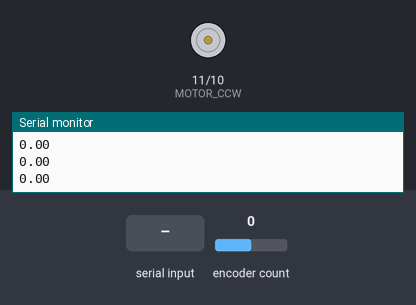
The sketch below on a simulated Arduino Uno, built with avr-gcc and run on an emulated ATmega328P. On the bench: motor-driver pin pairs drawn as motors (green arrow = first pin HIGH = forward, orange = second pin HIGH = backward, longer = more drive, scaled by the enable pin), the last lines printed to the serial monitor. Inputs (shaded band) come from the test bench; at power-on: encoder count 0.

Above: at 1.2 s.
1.3 s: encoder count set to 1
At 2.2 s:
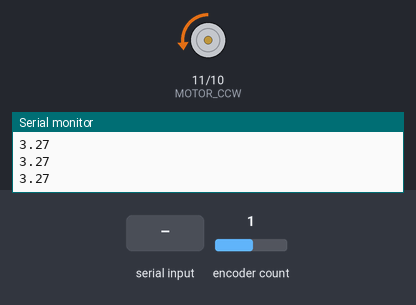
2.8 s: "5\n" received over Serial
At 3.7 s:
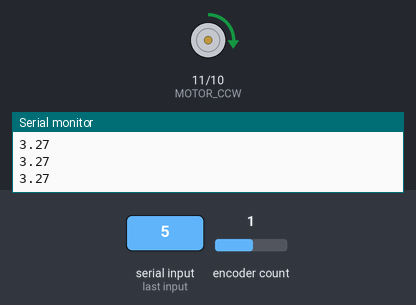
4.5 s: encoder count set to 5
At 5.9 s:
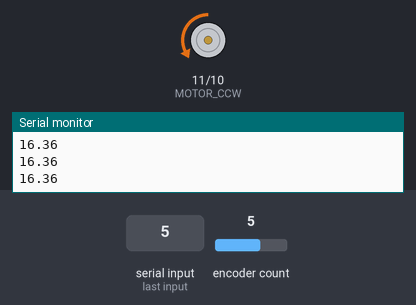
Timing chart, 0 to 7.5 s (numbered marks = the images above; inputs shaded):
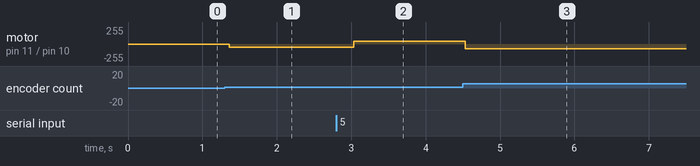

The sketch:

arduinoProj.ino
```cpp
#include <Encoder.h>
#include <PIDController.h>
#define ENCODER_A 2
#define ENCODER_B 3 // Encoder output to Arduino Interrupt pin ncoderPinB
#define MOTOR_CCW 11
#define MOTOR_CW 10
#define enA 9

int motor_pwm_value;
int encoder_count = 0; // stores the current encoder count
Encoder myEnc(ENCODER_B, ENCODER_A);
PIDController pid;
float deg= 0; //Stores the degree the motor will end up in

// Calculated values
float kp = 28;
float ki = 2;
float kd =  7;

/**functions***/
float tick_to_deg(long tick){
    return tick*360.0/440.0;
  }

// Move the motor forward
void forward(){
  digitalWrite(MOTOR_CW, HIGH);
  digitalWrite(MOTOR_CCW, LOW);
  }

// Move the motor backword
void reverse(){
  digitalWrite(MOTOR_CW, LOW);
  digitalWrite(MOTOR_CCW, HIGH);
  }


/**setup ****/
void setup() {
   Serial.begin(9600);
  pinMode(enA, OUTPUT);
  pinMode(MOTOR_CW, OUTPUT);
  pinMode(MOTOR_CCW, OUTPUT);


  // Set initial rotation direction
  forward();

  pid.begin(); // Initialize the PID controller
  pid.limit(-180, 180); // The PID output can be limited to values between -255 to 255
  pid.tune(kp,ki,kd); // Set PID parameters
  pid.setpoint(deg); // the degree the angle will end up in

 }


// Get the input for the degree
 void input_deg()
{
  float input = Serial.parseFloat();
  if (input < -15 || input > 15) {
    Serial.println("engle between -15 and 15"); // Display the error message
  }
  else
  {
    deg = input;
  }
}


void loop() {

  encoder_count = myEnc.read();

  float enc_deg = tick_to_deg(encoder_count);

  while (abs(enc_deg)>360){
    if (enc_deg<0)
        enc_deg=enc_deg+360;
    else
        enc_deg=enc_deg-360;
  }

  motor_pwm_value = float(pid.compute(enc_deg));

  // Get the input
  if (Serial.available() > 0){ // Wait for User to Input Data
        input_deg();
        //Serial.println(deg);
        Serial.read();
        pid.setpoint(deg);
    }


  // Calculate motor direction
  if (enc_deg < deg)
    reverse();
    analogWrite(enA, abs(motor_pwm_value));
if(enc_deg > deg)
    forward();
    analogWrite(enA, abs(motor_pwm_value));

  Serial.println(enc_deg);

  }
```

Measured:
- after the input at 1.3 s, motor on pin 11 (MOTOR_CCW) / pin 10 (MOTOR_CW): stopped → backward 48/255 after 0.06 s
- after the input at 2.8 s, motor on pin 11 (MOTOR_CCW) / pin 10 (MOTOR_CW): backward 48/255 → forward 44/255 after 0.23 s
- after the input at 4.5 s, motor on pin 11 (MOTOR_CCW) / pin 10 (MOTOR_CW): forward 44/255 → backward 71/255 at once
